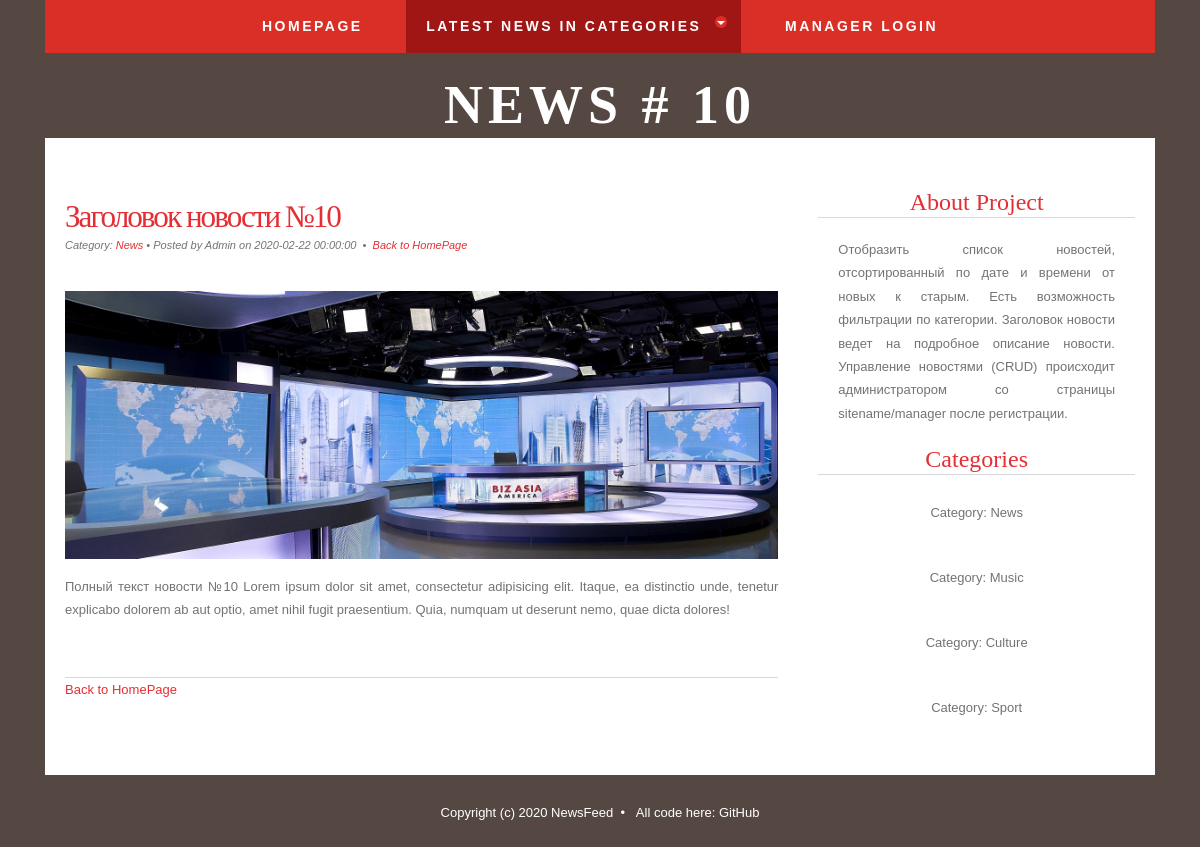
Screenshot of /news/10 with the database file from the repository.
### tables this page shows
CREATE TABLE `news` (
  `id` int(11) NOT NULL,
  `title` varchar(255) NOT NULL,
  `date` datetime NOT NULL DEFAULT CURRENT_TIMESTAMP,
  `short_content` text NOT NULL,
  `content` text NOT NULL,
  `author_name` varchar(255) NOT NULL DEFAULT 'Admin',
  `category` varchar(50) DEFAULT NULL
);

### config/routes.php (called while the page is built)
<?php
return array(
    'user/login' => 'user/login',
    'user/logout' => 'user/logout',
    'manager' => 'manager/index',
    'manager/view' => 'manager/view',
    'manager/create' => 'manager/create',
    'manager/update/([0-9]+)' => 'manager/update/$1',
    'manager/delete/([0-9]+)' => 'manager/delete/$1',
    'news/([A-Za-z]+)' => 'news/category/$1',
    'news/([0-9]+)' => 'news/view/$1',
    'news' => 'news/index',
    '' => 'news/index',
);

### controllers/NewsController.php (called while the page is built, shortened)
<?php
class NewsController {
    public function actionView($id) {
        $latestNewsInCategories = News::getLatestNewsInCategories();
        $newsItem = News::getNewsItemByID($id);
        require_once(ROOT . '/views/news/view.php');
        return true;
    }
}

### index.php (called while the page is built, shortened)
<?php
require_once(ROOT.'/components/Autoload.php');
$router = new Router();
$router->run();

### components/Autoload.php (called while the page is built, shortened)
<?php
spl_autoload_register(function ($class_name) {
    $array_paths = array(
        '/models/',
        '/components/',
        '/controllers/',
    );
    foreach ($array_paths as $path) {
        $path = ROOT . $path . $class_name . '.php';
    }
});

### models/User.php (called while the page is built, shortened)
<?php
class User {
    public static function isGuest() {
        return true;
    }
}

### models/News.php (called while the page is built, shortened)
<?php
class News {
    public static function getNewsItemByID($id) {
        $id = intval($id);
        $db = Db::getConnection();
        $sql = 'SELECT * FROM news WHERE id = :id';
        $result = $db->prepare($sql);
        $result->bindParam(':id', $id, PDO::PARAM_INT);
        $result->setFetchMode(PDO::FETCH_ASSOC);
        $result->execute();
        $newsItem = $result->fetch();
        return $newsItem;
    }
    public static function getLatestNewsInCategories() {
        $latestNewsInCategories = array();
        $db = Db::getConnection();
        $result = $db->query("SELECT news.id, news.category, news.title, news.date FROM `news` INNER JOIN "
                . "(SELECT MAX(date) as md, category FROM news GROUP BY category) aux ON "
                . "(news.category=aux.category and news.date=aux.md) ORDER BY date DESC");
        $i = 0;
        while ($row = $result->fetch()) {
            $latestNewsInCategories[$i]['id'] = $row['id'];
            $latestNewsInCategories[$i]['category'] = $row['category'];
            $latestNewsInCategories[$i]['title'] = $row['title'];
            $i++;
        }
        return $latestNewsInCategories;
    }
}

### views/news/view.php (the view, shortened to what this page needs)
<!DOCTYPE html>
<html lang="en">
    <head>
        <link href="/template/css/bootstrap.min.css" rel="stylesheet" type="text/css">
        <link href="/template/css/style.css" rel="stylesheet" type="text/css" media="screen">
        <link href="/template/css/menu.css" rel="stylesheet" >
    </head>
    <body>
        <div class="container">
            <div class="header">
                <div class="row">
                    <div class="col-sm-12">
                        <div id="cssmenu" class="align-center">
                            <ul>
                                <li><a href="/">Homepage</a></li>
                                <li class="has-sub active"><a href="#">Latest News IN Categories</a>
                                </li>
                                <?php if (User::isGuest()): ?>
                                    <li><a href="/user/login/">Manager Login</a></li>
                                <?php else: ?>
                                    <li><a href="/user/logout/">Logout</a></li>
                                <?php endif; ?>
                            </ul>
                        </div>
                    </div>
                </div>
                <div class="row" id="wrapper">
                    <div class="col-sm-12">
                        <div id="logo">
                            <h1><a href="/">News # <?php echo $id ?></a></h1>
                        </div>
                    </div>
                </div>
            </div>
            <div class="content" id="page">
                <div id="page-bgtop">
                    <div id="page-bgbtm">
                        <div class="col-sm-8" id="content">
                            <div class="post">
                                <h2 class="title"><a href='/news/<?php echo $newsItem['id']; ?>'><?php echo htmlentities($newsItem['title']); ?></a></h2>
                                <p class="meta">Category: <a href='/news/<?php echo $newsItem['category']; ?>'>
                                        <?php echo $newsItem['category']; ?></a>&nbsp;&bull;&nbsp;Posted by
                                    <?php echo $newsItem['author_name']; ?> on <?php echo $newsItem['date']; ?>
                                    &nbsp;&bull;&nbsp; <a href='/news' class="permalink">Back to HomePage</a></p>
                                <div class="entry">
                                    <p><img src="/template/images/<?php echo $newsItem['id']; ?>.jpg" alt="" class="responsive"/></p>
                                    <p><?php echo htmlentities($newsItem['content']); ?></p>
                                </div>
                            </div>
                            <p><a href='/news/' class="permalink">Back to HomePage</a></p>
                        </div>
                        <div class="col-sm-4" id="sidebar">
                            <ul>
                                <li>
                                    <h2>About Project</h2>
                                    <p>Отобразить список новостей, отсортированный по дате и времени от новых к старым.
                                        Есть возможность фильтрации по категории. Заголовок новости ведет на подробное
                                        описание новости. Управление новостями (CRUD) происходит администратором со страницы
                                        sitename/manager после регистрации.</p>
                                </li>
                                <li>
                                    <h2>Categories</h2>
                                    <?php foreach ($latestNewsInCategories as $newsCategory): ?>
                                        <ul>
                                            <li><a href='/news/<?php echo $newsCategory['category']; ?>'>Category: <?php echo $newsCategory['category']; ?></a></li>
                                        </ul>
                                    <?php endforeach; ?>
                                </li>
                            </ul>
                        </div>
                        <div style="clear: both;">&nbsp;</div>
                    </div>
                </div>
            </div>
            <footer id="footer">
                <p>Copyright (c) 2020 NewsFeed &nbsp;&bull;&nbsp;&nbsp;&nbsp;All code here: <a href="https://github.com/SavelIV/NewsFeed">GitHub</a></p>
            </footer>
        </div>
    </body>
</html>

### components/Router.php (shortened to what this page needs)
<?php
class Router {
    private $routes;
    public function __construct() {
        $routesPath = ROOT . '/config/routes.php';
        $this->routes = include($routesPath);
    }
    private function getURI() {
        if (!empty($_SERVER['REQUEST_URI'])) {
            return trim($_SERVER['REQUEST_URI'], '/');
        }
    }
    public function run() {
        $uri = $this->getURI();
        foreach ($this->routes as $uriPattern => $path) {
            if (preg_match("~^$uriPattern$~", $uri)) {
                $internalRoute = preg_replace("~^$uriPattern$~", $path, $uri);
                $segments = explode('/', $internalRoute);
                $controllerName = array_shift($segments) . 'Controller';
                $actionName = 'action' . ucfirst(array_shift($segments));
                $parameters = $segments;
                $controllerObject = new $controllerName;
                $result = call_user_func_array(array($controllerObject, $actionName), $parameters);
                if ($result != null) {
                    break;
                }
            }
        }
    }
}

### template/css/style.css (style rules this page uses)
body { height: 100%; margin: 0; padding: 0; display: flex; flex-direction: column; background: #554842; font-family: Arial, Helvetica, sans-serif; font-size: 13px; color: #737373; }
h1, h2, h3 { margin: 0; padding: 0; font-family: 'Arvo', serif; font-weight: normal; color: #FFA800; }
h1 { font-size: 2em; }
h2 { font-size: 2.4em; }
p, ul, ol { margin-top: 0; line-height: 180%; }
a { text-decoration: none; color: #E42E33; }
img { width: 100%; height: auto; }
#wrapper { margin: 0 auto; padding: 0; }
#logo { margin: 0px auto; padding: 20px 0px 0px 0px; color: #FFFFFF; }
#logo h1, #logo p { display: block; margin: 0; padding: 0; }
#logo h1 { margin: 0px; letter-spacing: 5px; text-align: center; text-transform: uppercase; font-size: 54px; font-weight: bold; color: #FFFFFF; }
#logo h1 a { color: #FFFFFF; }
#logo a { border: none; background: none; text-decoration: none; color: #FFFFFF; }
#page { margin: 0 auto; padding: 0; background-color: #FFFFFF; }
#page-bgbtm { margin: 0px; padding: 20px 20px 0px 20px; }
#content { float: left; padding: 0px 0px 0px 0px; }
.post { clear: both; padding: 30px 0px; border-bottom: 1px solid #D9D9D9; }
.post .title { padding-top: 10px; letter-spacing: -2px; }
.post .title a { border: none; color: #E42E33; }
.post .meta { padding-bottom: 10px; text-align: left; font-family: Arial, Helvetica, sans-serif; font-size: 11px; font-style: italic; }
.post .entry { text-align: justify; margin-bottom: 25px; padding: 10px 0px 0px 0px; }
#sidebar { float: right; padding: 30px 0px 0px 40px; }
#sidebar ul { margin: 0; padding: 0; list-style: none; }
#sidebar li { margin: 0; padding: 0; }
#sidebar li ul { margin: 0px 15px; padding-bottom: 30px; }
#sidebar li li { text-align: center; line-height: 35px; }
#sidebar h2 { text-align: center; margin-bottom: 20px; border-bottom: 1px solid #D9D9D9; font-size: 24px; color: #E42E33; }
#sidebar p { margin: 0 0px; padding: 0px 20px 20px 20px; text-align: justify; }
#sidebar a { border: none; color: #737373; }
#footer { overflow: hidden; margin: 0px auto 40px auto; font-family: Arial, Helvetica, sans-serif; }
#footer p { display: block; padding: 30px 0px; line-height: normal; text-align: center; color: #FFFFFF; }
#footer a { color: #FFFFFF; }

### template/css/menu.css (style rules this page uses)
#cssmenu { background: #DA2F27; width: auto; padding: 0; line-height: 1; display: block; position: relative; font-family: 'Cabin', sans-serif; z-index: 9999; }
#cssmenu ul { list-style: none; margin: 0; padding: 0; display: block; }
#cssmenu ul:after, #cssmenu:after { content: " "; display: block; font-size: 0; height: 0; clear: both; visibility: hidden; }
#cssmenu ul li { margin: 0 10px; padding: 0; display: block; position: relative; }
#cssmenu ul li a { text-decoration: none; display: block; margin: 0; -webkit-transition: color .2s ease; -moz-transition: color .2s ease; -ms-transition: color .2s ease; -o-transition: color .2s ease; transition: color .2s ease; -webkit-box-sizing: border-box; -moz-box-sizing: border-box; box-sizing: border-box; }
#cssmenu > ul > li { float: left; }
#cssmenu.align-center > ul > li { float: none; display: inline-block; }
#cssmenu.align-center > ul { text-align: center; }
#cssmenu > ul > li:after { content: ""; display: block; position: absolute; width: 100%; height: 0; top: 0; z-index: 0; background: #9F1615; -webkit-transition: height .2s; -moz-transition: height .2s; -ms-transition: height .2s; -o-transition: height .2s; transition: height .2s; }
#cssmenu > ul > li.has-sub > a { padding-right: 40px; }
#cssmenu > ul > li.has-sub > a:after { display: block; content: ""; background: #9F1615; height: 12px; width: 12px; position: absolute; border-radius: 13px; right: 14px; top: 16px; }
#cssmenu > ul > li.has-sub > a:before { display: block; content: ""; border: 4px solid transparent; border-top-color: #333; z-index: 2; height: 0; width: 0; position: absolute; right: 16px; top: 21px; }
#cssmenu > ul > li > a { color: #fff; padding: 15px 20px; font-weight: 600; letter-spacing: 2.5px; text-transform: uppercase; font-size: 14px; z-index: 2; position: relative; }
#cssmenu > ul > li:hover:after, #cssmenu > ul > li.active:after { height: 100%; }
#cssmenu > ul > li:hover > a, #cssmenu > ul > li.active > a { color: #fff; }
#cssmenu > ul > li:hover > a:after, #cssmenu > ul > li.active > a:after { background: #DA2F27; }
#cssmenu > ul > li:hover > a:before, #cssmenu > ul > li.active > a:before { border-top-color: #ffffff; }
#cssmenu > ul > li > a { display: block; }
#cssmenu > ul > li { width: auto; }

### rows the page displays
news: title "Заголовок новости №10", category "News", author_name "Admin", date "2020-02-22 00:00:00", content "Полный текст новости №10 Lorem ipsum dolor sit amet, consectetur adipisicing elit. Itaque, ea distinctio unde, tenetur explicabo dolorem ab aut optio, amet nihil fugit praesentium. Quia, numquam ut deserunt nemo, quae dicta dolores!"
news: category "Music"
news: category "Culture"
news: category "Sport"
